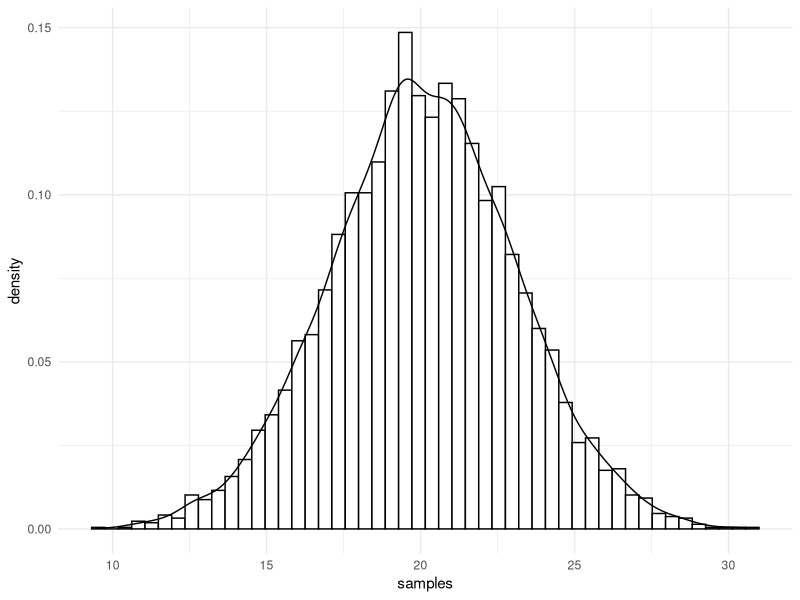
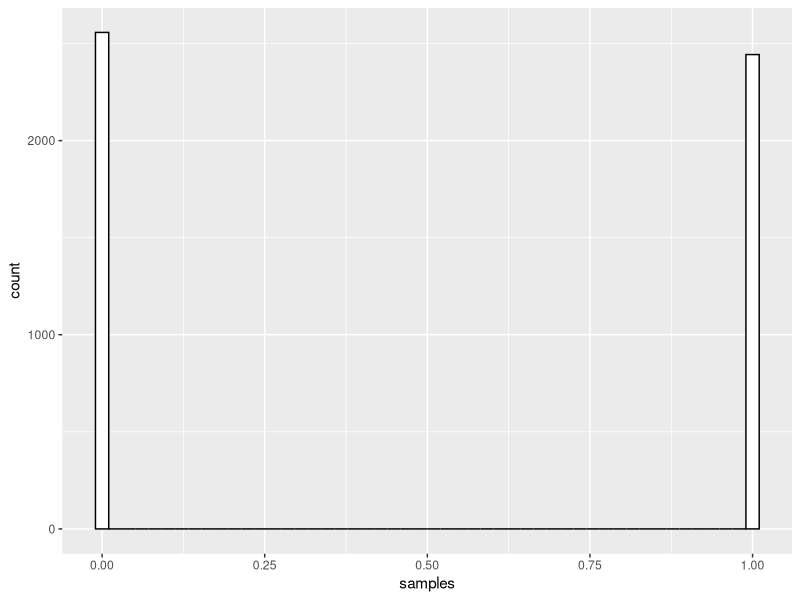
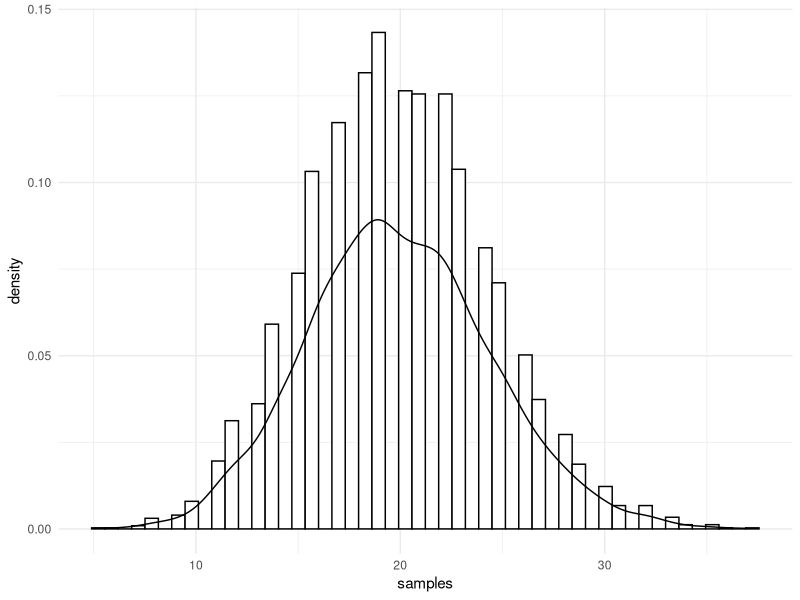

Reproduce these figures in R, in order.
## ---- chunk 1
library(readr)
library(dplyr)
library(ggplot2)
library(reshape2)
library(ggpubr)
## ---- chunk 2
set.seed(333)
library(ggplot2)

samples <- rnorm(n = 5000, mean = 20, sd = 3)
sample_dataframe <- as.data.frame(samples)

ggplot(data = sample_dataframe,
       aes(x = samples)
       ) + 
  geom_histogram(aes(y = ..density..),
                 bins=50,
                 color = 1,
                 fill = 'white') + 
  geom_density() +
  theme_minimal()
  
## ---- chunk 3
samples <- rbinom(n = 5000, size = 1, p = 0.5) #5000 independent experiments with a single fair coin flip
sample_dataframe <- as.data.frame(samples)

ggplot(data = sample_dataframe,
       aes(x = samples)
       ) + 
  geom_histogram(
                 bins=50,
                 color = 1,
                 fill = 'white') 
  theme_minimal()
  
## ---- chunk 4
set.seed(333)
library(ggplot2)

samples <- rpois(n = 5000, lambda = 20)
sample_dataframe <- as.data.frame(samples)

ggplot(data = sample_dataframe,
       aes(x = samples)
       ) + 
  geom_histogram(aes(y = ..density..),
                 bins=50,
                 color = 1,
                 fill = 'white') + 
  geom_density() +
  theme_minimal()
